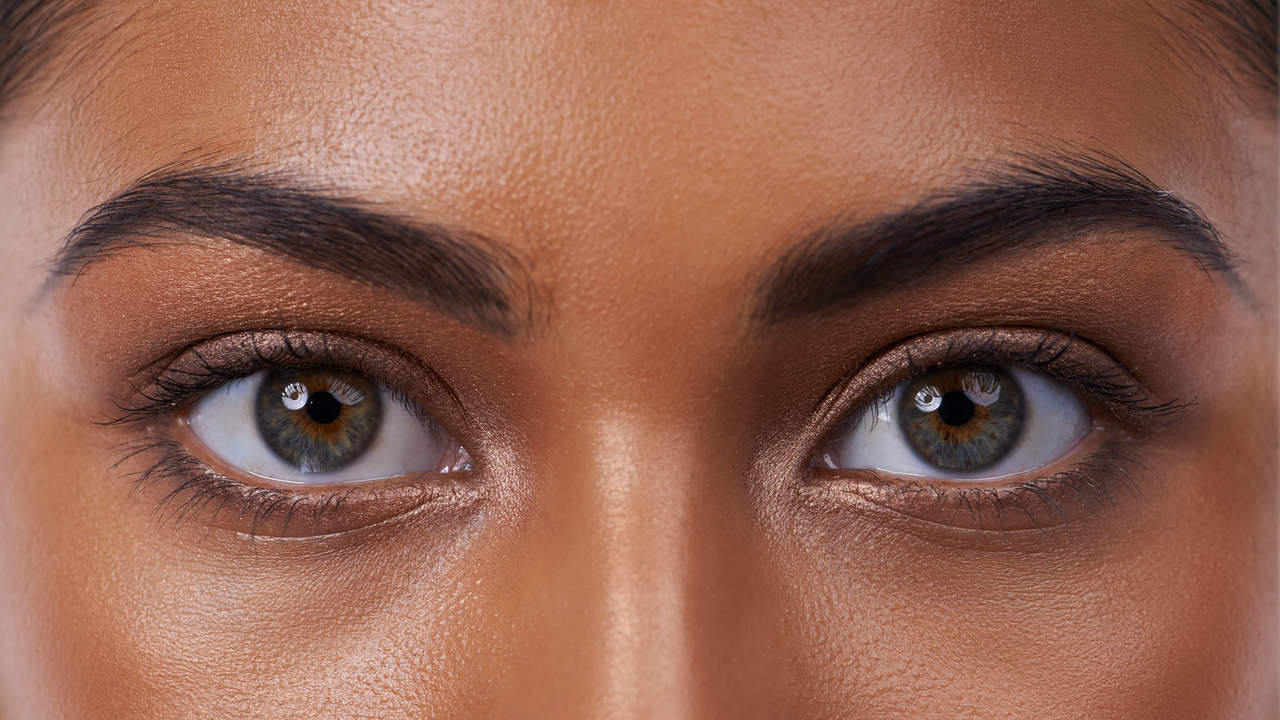
#> input picture tutorials/images/eyes/sample_1.jpg, 1280 x 720 px, given in place of the camera
$ python edge_detection.py   (older library calls are emulated)
#> lines starting #> are read from the running program, lines starting #| are printed output that depends on the picture
# -*- coding: utf-8 -*-
"""
Created on Mon Jun 11 08:20:39 2018

@author: arden
"""

import cv2
import numpy as np

cap = cv2.VideoCapture(0)

while True:
    _, frame = cap.read()
#> frame is the input picture: shape (720, 1280, 3); mean B, G, R 82.4, 99.6, 147.9

    laplacian = cv2.Laplacian(frame, cv2.CV_64F)
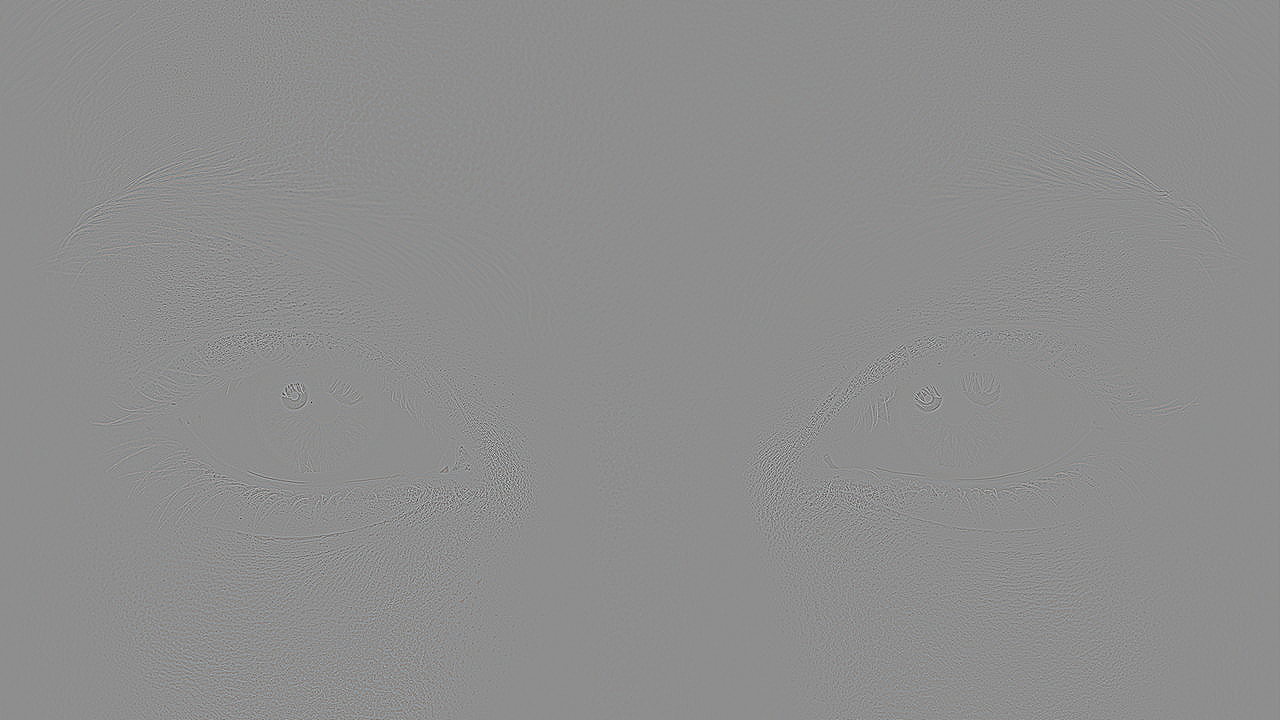
#> laplacian: shape (720, 1280, 3) float64; mean B, G, R 0, 0, 0; drawn with min black and max white
    sobelxx = cv2.Sobel(frame, cv2.CV_64F, 1, 0, ksize=5)
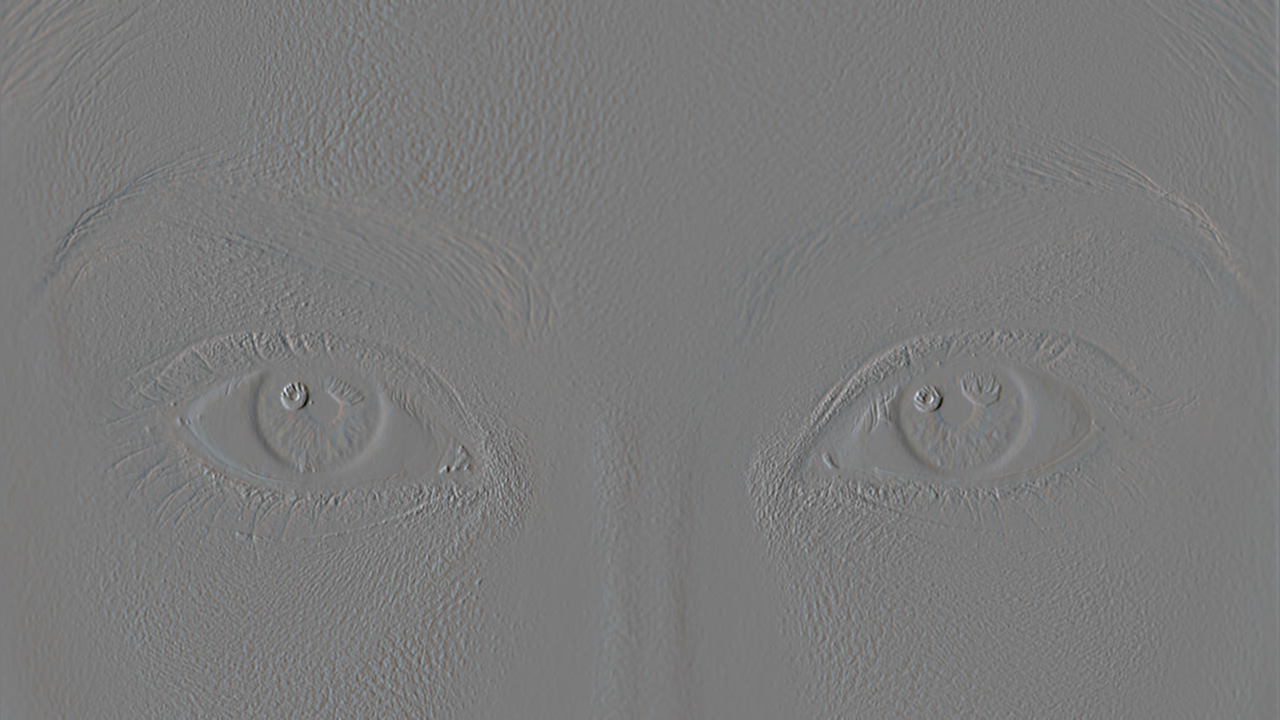
#> sobelxx: shape (720, 1280, 3) float64; mean B, G, R -1.8, -2, -2.2; drawn with min black and max white
    sobelxy = cv2.Sobel(frame, cv2.CV_64F, 0, 1, ksize=5)
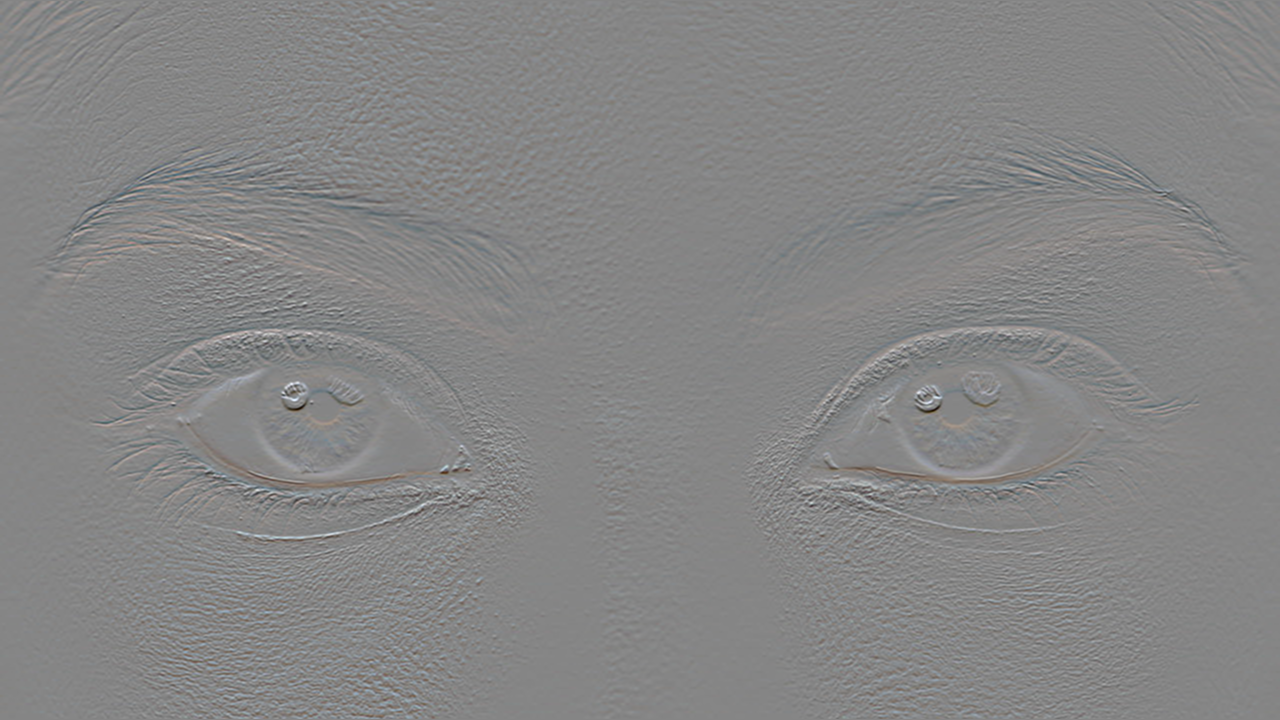
#> sobelxy: shape (720, 1280, 3) float64; mean B, G, R 2.3, 2.4, 3.3; drawn with min black and max white
    edges = cv2.Canny(frame, 80, 80)
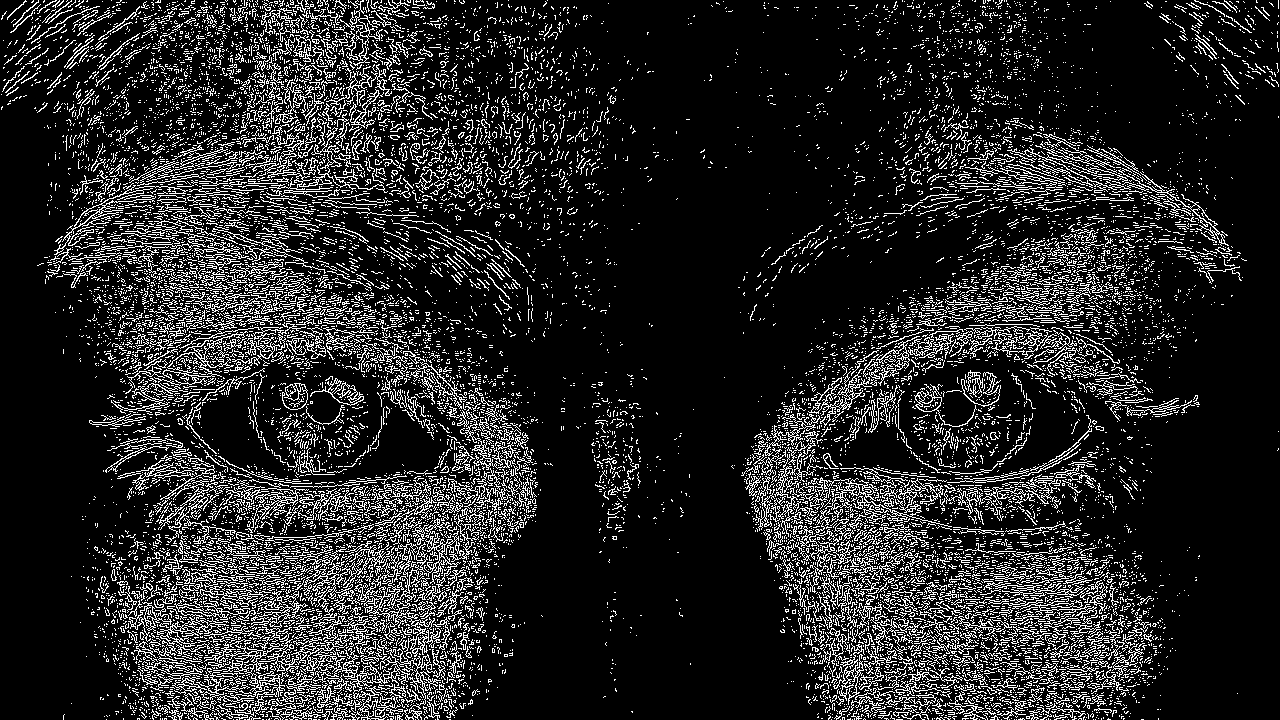
#> edges: shape (720, 1280); 14.5% white in thin lines or dots

    cv2.imshow('frame', frame)
#    cv2.imshow('laplacian', laplacian)
#    cv2.imshow('sobelxx', sobelxx)
#    cv2.imshow('sobelxy', sobelxy)
    cv2.imshow('edges', edges)

    k = cv2.waitKey(5) & 0xFF
#> (key Esc is pressed here)
    if k == 27:
        break

cv2.destroyAllWindows()
cap.release()

$ run again, on tutorials/images/eyes/sample_2.jpg
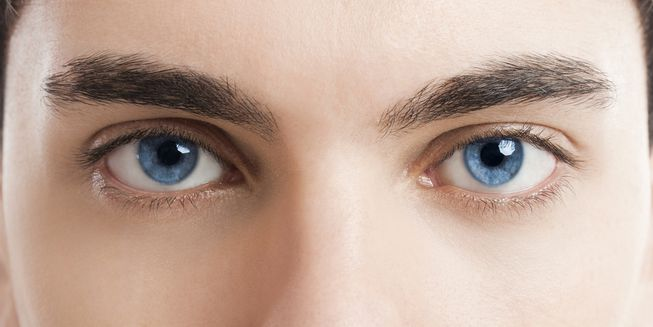
#> input picture tutorials/images/eyes/sample_2.jpg, 653 x 327 px, given in place of the camera
#> frame is the input picture: shape (327, 653, 3); mean B, G, R 154.9, 168.8, 193.8
#> `sobelxy = cv2.Sobel(frame, cv2.CV_64F, 0, 1, ksize=5)`:
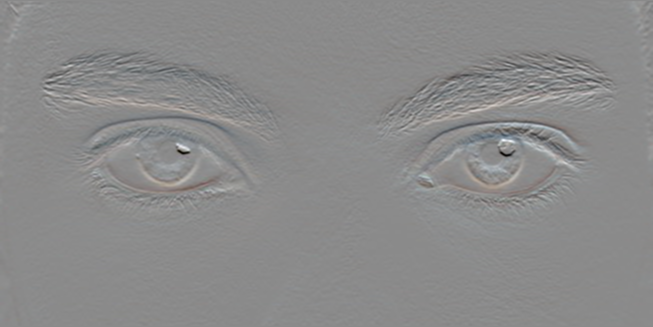
#> sobelxy: shape (327, 653, 3) float64; mean B, G, R -4, -2.9, -0.5; drawn with min black and max white
#> `edges = cv2.Canny(frame, 80, 80)`:
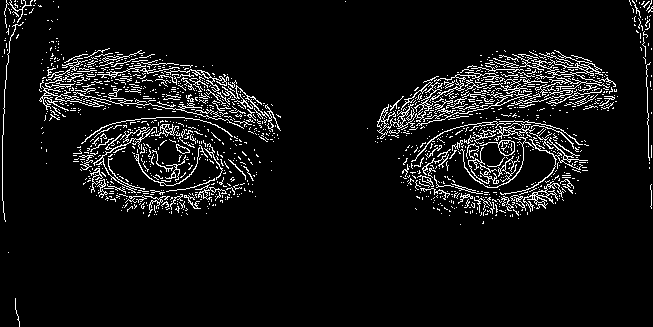
#> edges: shape (327, 653); 7% white in thin lines or dots

$ run again, on tutorials/images/eyes/sample_3.jpg
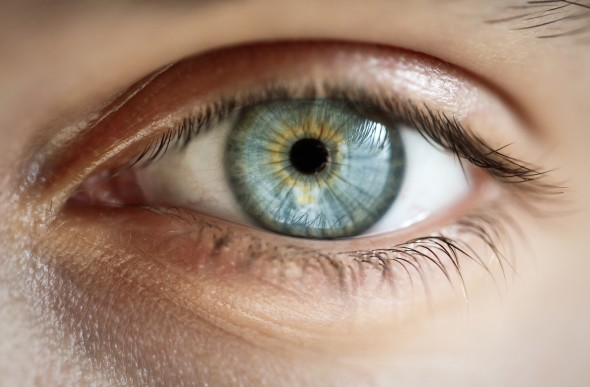
#> input picture tutorials/images/eyes/sample_3.jpg, 590 x 387 px, given in place of the camera
#> frame is the input picture: shape (387, 590, 3); mean B, G, R 120.6, 138.2, 163.7
#> `sobelxy = cv2.Sobel(frame, cv2.CV_64F, 0, 1, ksize=5)`:
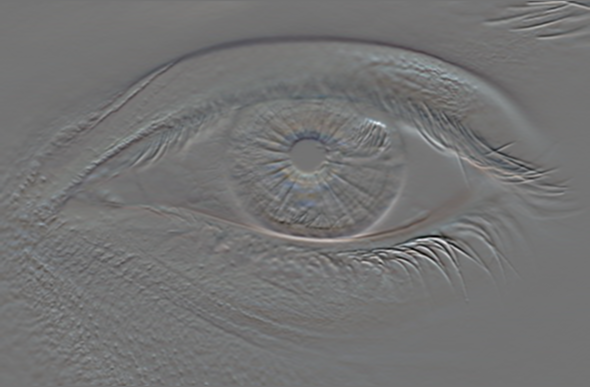
#> sobelxy: shape (387, 590, 3) float64; mean B, G, R 20.4, 16.9, 14.4; drawn with min black and max white
#> `edges = cv2.Canny(frame, 80, 80)`:
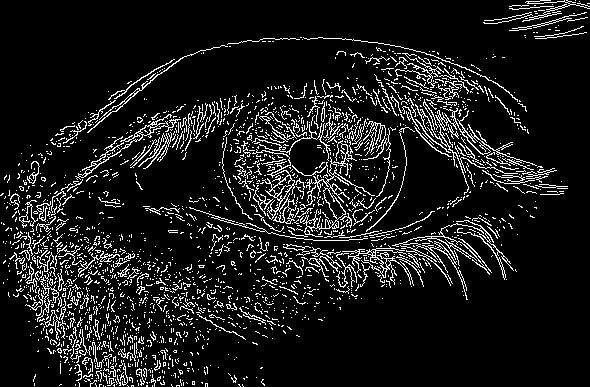
#> edges: shape (387, 590); 10% white in thin lines or dots

$ run again, on tutorials/images/eyes/sample_4.jpg
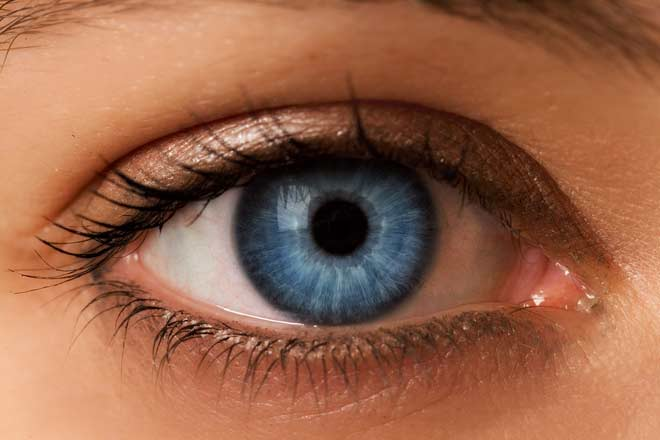
#> input picture tutorials/images/eyes/sample_4.jpg, 660 x 440 px, given in place of the camera
#> frame is the input picture: shape (440, 660, 3); mean B, G, R 74.2, 99.8, 152.5
#> `sobelxy = cv2.Sobel(frame, cv2.CV_64F, 0, 1, ksize=5)`:
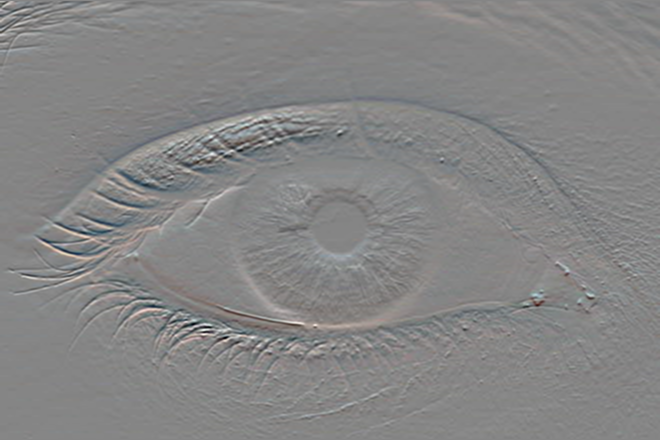
#> sobelxy: shape (440, 660, 3) float64; mean B, G, R 11.8, 14.1, 19.3; drawn with min black and max white
#> `edges = cv2.Canny(frame, 80, 80)`:
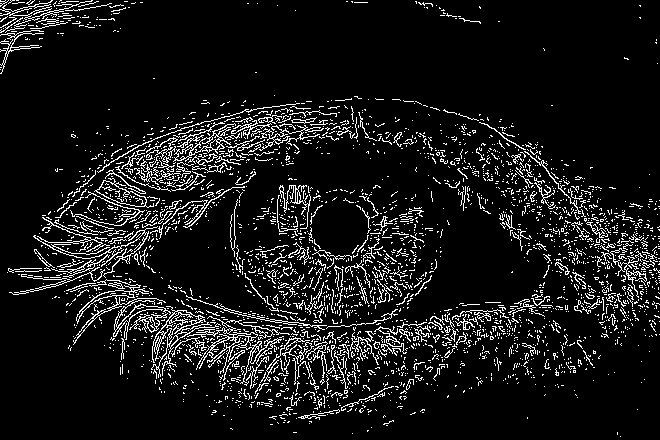
#> edges: shape (440, 660); 9.1% white in thin lines or dots
